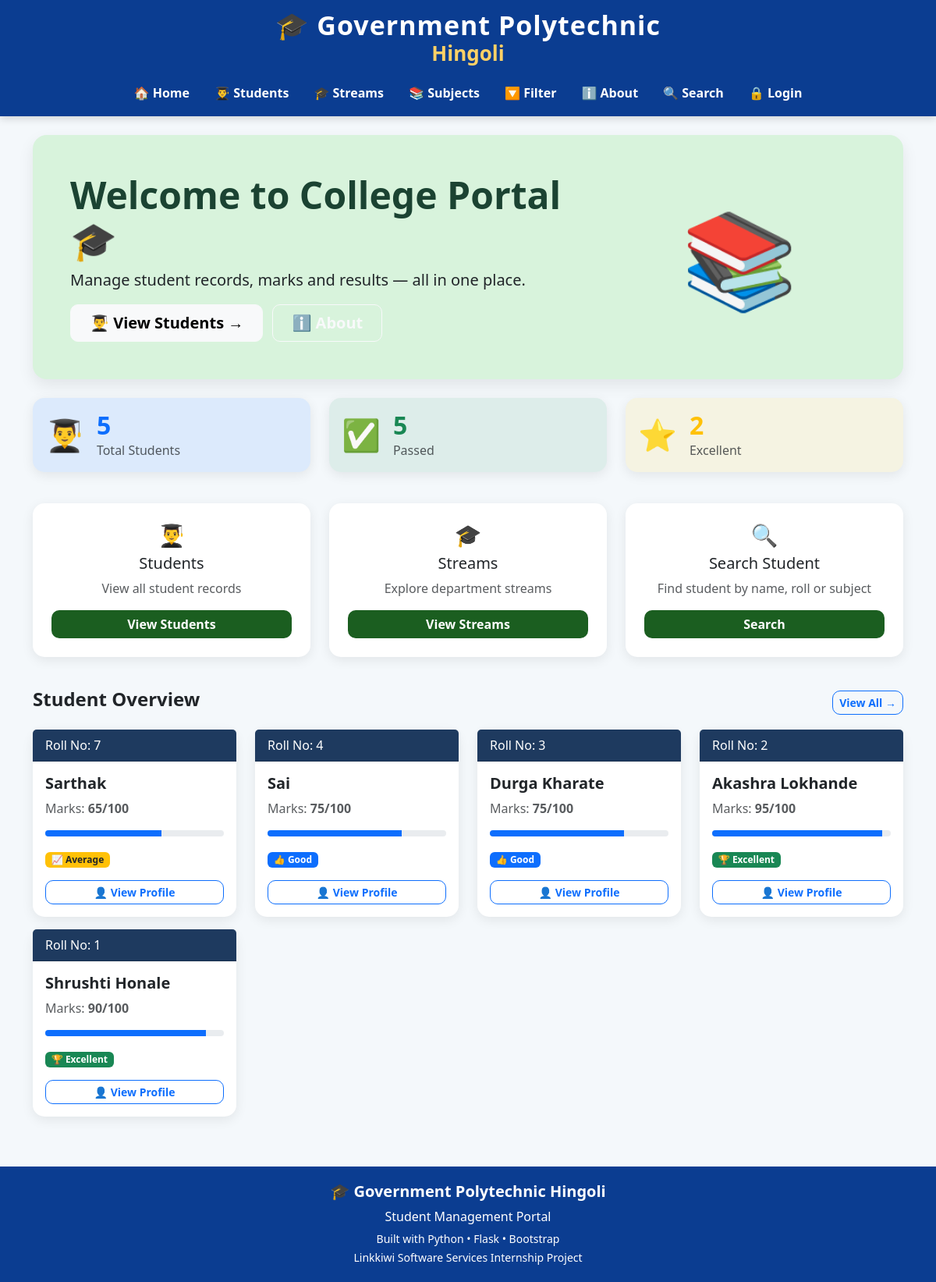
The page / on the database its author committed.
### tables this page shows
CREATE TABLE students (
            id INTEGER PRIMARY KEY AUTOINCREMENT,
            name TEXT NOT NULL,
            roll INTEGER NOT NULL,
            marks INTEGER NOT NULL,
            subject TEXT NOT NULL,
            attendance INTEGER DEFAULT 0
        , photo TEXT DEFAULT 'default.png');

### app.py (the view)
@app.route("/")
def home():
    conn = get_db()
    students = conn.execute(
        "SELECT * FROM students ORDER BY id DESC"
    ).fetchall()
    total = conn.execute(
        "SELECT COUNT(*) FROM students"
    ).fetchone()[0]
    passed = conn.execute(
        "SELECT COUNT(*) FROM students WHERE marks >= 45"
    ).fetchone()[0]
    excellent = conn.execute(
        "SELECT COUNT(*) FROM students WHERE marks >= 90"
    ).fetchone()[0]
    conn.close()
    return render_template(
        "home.html",
        students=students,
        total=total,
        passed=passed,
        excellent=excellent
    )

### database.py (called while the page is built)
def get_db():
    conn = sqlite3.connect(DB_PATH)
    conn.row_factory = sqlite3.Row
    return conn

### templates/home.html (shortened to what this page needs)
{% extends 'base.html' %}
{% block content %}
<div class="hero-section p-5 mb-4">
    <div class="row align-items-center">
        <div class="col-md-8">
            <h1 class="display-5 fw-bold mb-2">
                Welcome to College Portal 🎓
            </h1>
            <p class="fs-5 mb-3">
                Manage student records, marks and results —
                all in one place.
            </p>
            <a href="{{ url_for('students_page') }}"
               class="btn btn-light btn-lg px-4 me-2">
                👨‍🎓 View Students →
            </a>
            <a href="{{ url_for('about') }}"
               class="btn btn-outline-light btn-lg px-4">
                ℹ️ About
            </a>
        </div>
        <div class="col-md-4 text-center d-none d-md-block">
            <span style="font-size:120px;">
                📚
            </span>
        </div>
    </div>
</div>
<div class="row mb-4">
    <div class="col-md-4 mb-3">
        <div class="card p-3 bg-primary bg-opacity-10">
            <div class="d-flex align-items-center">
                <span style="font-size:40px;">
                    👨‍🎓
                </span>
                <div class="ms-3">
                    <h2 class="fw-bold text-primary mb-0">
                        {{ total }}
                    </h2>
                    <p class="text-muted mb-0">
                        Total Students
                    </p>
                </div>
            </div>
        </div>
    </div>
    <div class="col-md-4 mb-3">
        <div class="card p-3 bg-success bg-opacity-10">
            <div class="d-flex align-items-center">
                <span style="font-size:40px;">
                    ✅
                </span>
                <div class="ms-3">
                    <h2 class="fw-bold text-success mb-0">
                        {{ passed }}
                    </h2>
                    <p class="text-muted mb-0">
                        Passed
                    </p>
                </div>
            </div>
        </div>
    </div>
    <div class="col-md-4 mb-3">
        <div class="card p-3 bg-warning bg-opacity-10">
            <div class="d-flex align-items-center">
                <span style="font-size:40px;">
                    ⭐
                </span>
                <div class="ms-3">
                    <h2 class="fw-bold text-warning mb-0">
                        {{ excellent }}
                    </h2>
                    <p class="text-muted mb-0">
                        Excellent
                    </p>
                </div>
            </div>
        </div>
    </div>
</div>
<div class="row mb-4">
    <div class="col-md-4 mb-3">
        <div class="card p-4 text-center">
            <h3>
                👨‍🎓
            </h3>
            <h5>
                Students
            </h5>
            <p class="text-muted">
                View all student records
            </p>
            <a href="{{ url_for('students_page') }}"
               class="btn btn-primary">
                View Students
            </a>
        </div>
    </div>
    <div class="col-md-4 mb-3">
        <div class="card p-4 text-center">
            <h3>
                🎓
            </h3>
            <h5>
                Streams
            </h5>
            <p class="text-muted">
                Explore department streams
            </p>
            <a href="{{ url_for('streams') }}"
               class="btn btn-primary">
                View Streams
            </a>
        </div>
    </div>
    <div class="col-md-4 mb-3">
        <div class="card p-4 text-center">
            <h3>
                🔍
            </h3>
            <h5>
                Search Student
            </h5>
            <p class="text-muted">
                Find student by name, roll or subject
            </p>
            <a href="{{ url_for('search') }}"
               class="btn btn-primary">
                Search
            </a>
        </div>
    </div>
</div>
<div class="d-flex justify-content-between align-items-center mb-3">
    <h4 class="fw-bold">
        Student Overview
    </h4>
    <a href="{{ url_for('students_page') }}"
       class="btn btn-sm btn-outline-primary">
        View All →
    </a>
</div>
<div class="row">
{% for student in students %}
<div class="col-md-6 col-lg-3 mb-3">
    <div class="card h-100">
        <div class="card-header"
             style="background:#1e3a5f;color:white;">
            Roll No: {{ student.roll }}
        </div>
        <div class="card-body">
            <h5 class="fw-bold">
                {{ student.name }}
            </h5>
            <p class="text-muted">
                Marks:
                <strong>
                    {{ student.marks }}/100
                </strong>
            </p>
            <div class="progress mb-3"
                 style="height:8px;">
                <div class="progress-bar"
                {% if student.marks >= 90 %}
                    bg-success
                {% elif student.marks >= 75 %}
                    bg-primary
                {% elif student.marks >= 60 %}
                    bg-warning
                {% else %}
                    bg-danger
                {% endif %}"
                style="width:{{ student.marks }}%;">
                </div>
            </div>
            {% if student.marks >= 90 %}
                <span class="badge bg-success">
                    🏆 Excellent
                </span>
            {% elif student.marks >= 75 %}
                <span class="badge bg-primary">
                    👍 Good
                </span>
            {% elif student.marks >= 60 %}
                <span class="badge bg-warning text-dark">
                    📈 Average
                </span>
            {% else %}
                <span class="badge bg-danger">
                    ⚠️ Needs Help
                </span>
            {% endif %}
            <div class="mt-3">
                <a href="{{ url_for('student_detail', id=student.id) }}"
                   class="btn btn-outline-primary btn-sm w-100">
                    👤 View Profile
                </a>
            </div>
        </div>
    </div>
</div>
{% endfor %}
</div>
{% endblock %}

### templates/base.html (style rules this page uses)
body { font-family:"Segoe UI",sans-serif; background:#f4f8fb; margin:0; padding:0; }
.hero-section { background:#d8f3dc; border-radius:18px; padding:35px; box-shadow:0 8px 20px rgba(0,0,0,.08); margin-top:20px; }
.hero-section h1 { color:#1b4332; font-weight:bold; }
.card { border:none; border-radius:15px; box-shadow:0 4px 15px rgba(0,0,0,.08); transition:.3s; }
.btn { border-radius:10px; font-weight:600; }
.btn-primary { background:#1b5e20; border:none; }

### rows shown on the page
students: roll "7", name "Sarthak", marks "65", shows "📈 Average"
students: roll "4", name "Sai", marks "75", shows "👍 Good"
students: roll "3", name "Durga Kharate", marks "75", shows "👍 Good"
students: roll "2", name "Akashra Lokhande", marks "95", shows "🏆 Excellent"
students: roll "1", name "Shrushti Honale", marks "90", shows "🏆 Excellent"

### other values the page prints
{{ total }} "5"
{{ passed }} "5"
{{ excellent }} "2"
